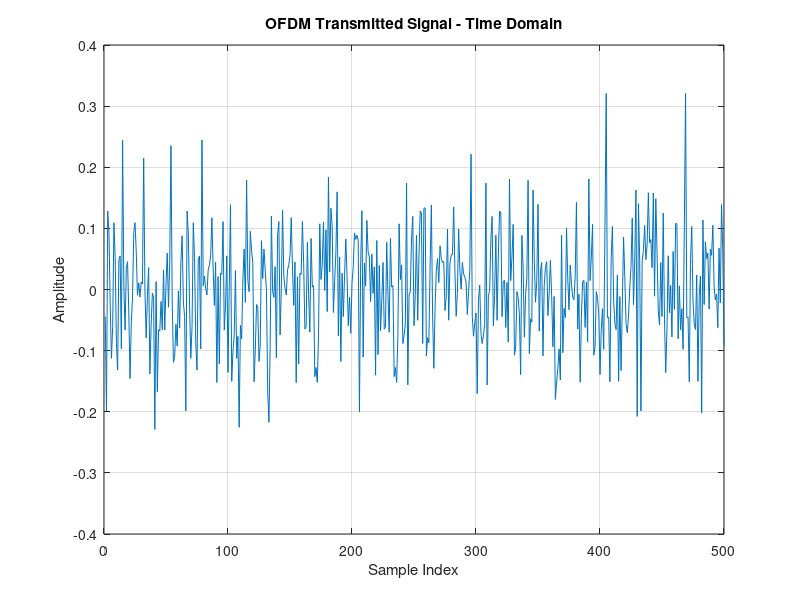
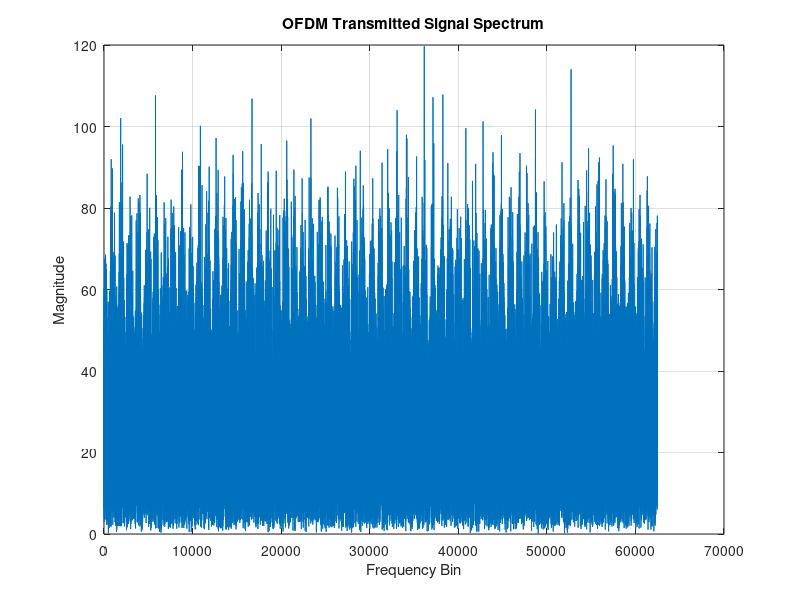

Here is the MATLAB script that generated these plots, in order:
clc;
clear;
close all;

%% Step 3 - OFDM Transmitter

% Number of bits
numBits = 100000;

% OFDM parameters
Nfft = 64;              % Number of subcarriers
cpLength = 16;          % Cyclic Prefix length

%% Generate Random Bits

txBits = randi([0 1], numBits, 1);

%% QPSK Modulation

% Make number of bits even
if mod(length(txBits),2) ~= 0
    txBits = txBits(1:end-1);
end

% Group bits into pairs
bitPairs = reshape(txBits, 2, []).';

% Convert bit pairs to decimal symbols
qpskSymbolsDecimal = bi2de(bitPairs, 'left-msb');

% QPSK modulation
qpskSymbols = pskmod(qpskSymbolsDecimal, 4, pi/4);

%% Arrange Symbols into OFDM Subcarriers

numQPSKSymbols = length(qpskSymbols);

% Number of complete OFDM symbols
numOFDMSymbols = floor(numQPSKSymbols / Nfft);

% Keep only complete OFDM symbols
qpskSymbols = qpskSymbols(1:numOFDMSymbols*Nfft);

% Arrange symbols into parallel streams
ofdmInput = reshape(qpskSymbols, Nfft, numOFDMSymbols);

%% IFFT - OFDM Modulation

ofdmTimeDomain = ifft(ofdmInput, Nfft, 1);

%% Add Cyclic Prefix

cyclicPrefix = ofdmTimeDomain(end-cpLength+1:end, :);

ofdmWithCP = [cyclicPrefix; ofdmTimeDomain];

%% Convert Parallel to Serial

txOFDM = ofdmWithCP(:);

%% Display Information

fprintf('\n');
fprintf('===== STEP 3: OFDM TRANSMITTER =====\n');
fprintf('Number of input bits       : %d\n', length(txBits));
fprintf('Number of subcarriers      : %d\n', Nfft);
fprintf('Cyclic Prefix length       : %d\n', cpLength);
fprintf('Number of OFDM symbols     : %d\n', numOFDMSymbols);
fprintf('Transmitted OFDM samples   : %d\n', length(txOFDM));

%% Plot OFDM Time Domain Signal

figure;

plot(real(txOFDM(1:500)));

grid on;

xlabel('Sample Index');
ylabel('Amplitude');

title('OFDM Transmitted Signal - Time Domain');

%% Plot OFDM Signal Spectrum

figure;

plot(abs(fftshift(fft(txOFDM))));

grid on;

xlabel('Frequency Bin');
ylabel('Magnitude');

title('OFDM Transmitted Signal Spectrum');
